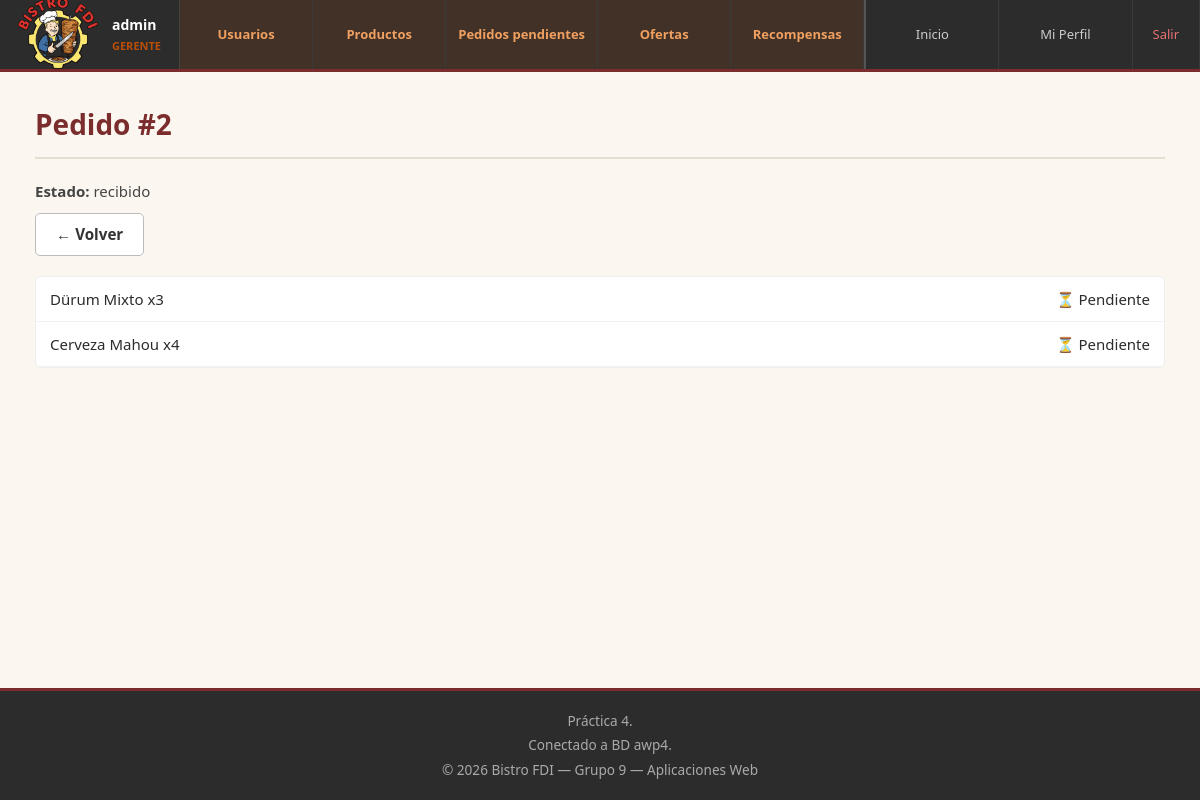
Page /admin/pedido_pendiente.php?id=2 (signed in) on the earlier database version.
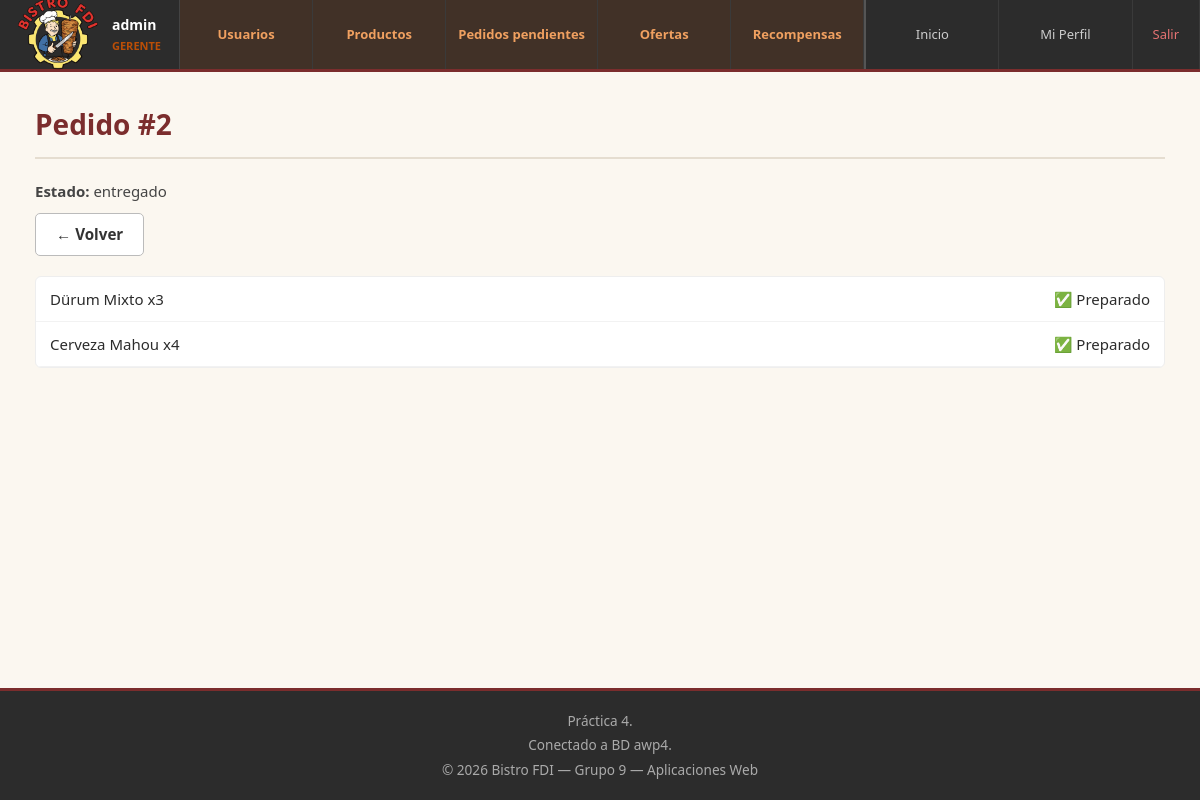
Same page on the later database version.
### tables this page shows
CREATE TABLE `pedidos` (
  `id` int(11) NOT NULL,
  `id_usuario` int(11) NOT NULL,
  `id_cocinero` int(11) DEFAULT NULL,
  `numero_dia` int(11) NOT NULL,
  `fecha_hora` datetime DEFAULT current_timestamp(),
  `estado` enum('nuevo','recibido','en preparación','cocinando','listo cocina','terminado','entregado','cancelado') DEFAULT 'nuevo',
  `tipo` enum('local','llevar') NOT NULL,
  `total_sin_descuento` decimal(10,2) NOT NULL DEFAULT 0.00,
  `descuento_aplicado` decimal(10,2) NOT NULL DEFAULT 0.00,
  `total_iva` decimal(10,2) NOT NULL
);

CREATE TABLE `pedido_productos` (
  `id_pedido` int(11) NOT NULL,
  `id_producto` int(11) NOT NULL,
  `cantidad` int(11) NOT NULL,
  `precio_unitario_historico` decimal(10,2) NOT NULL,
  `preparado` tinyint(1) NOT NULL DEFAULT 0,
  `es_recompensa` tinyint(1) NOT NULL DEFAULT 0
);

CREATE TABLE `productos` (
  `id` int(11) NOT NULL,
  `nombre` varchar(100) NOT NULL,
  `descripcion` text NOT NULL,
  `id_categoria` int(11) NOT NULL,
  `precio_base` decimal(10,2) NOT NULL,
  `iva` int(11) NOT NULL CHECK (`iva` in (4,10,21)),
  `disponible` tinyint(1) DEFAULT 1,
  `ofertado` tinyint(1) DEFAULT 1
);

### includes/clases/cocineros/Cocina.php (called while the page is built, shortened)
<?php
class Cocina
{
    public static function obtenerPedido($id_pedido)
    {
        $conn = Aplicacion::getInstance()->getConexionBd();
        $stmt = $conn->prepare("SELECT * FROM pedidos WHERE id = ?");
        $stmt->bind_param("i", $id_pedido);
        $stmt->execute();
        return $stmt->get_result()->fetch_assoc();
    }
    public static function obtenerLineasPedidoCocina($id_pedido)
    {
        $conn = Aplicacion::getInstance()->getConexionBd();
        $sql = "SELECT pp.id_pedido, pp.id_producto, pp.cantidad, pp.preparado, pp.precio_unitario_historico,
                       p.nombre
                FROM pedido_productos pp
                JOIN productos p ON p.id = pp.id_producto
                WHERE pp.id_pedido = ?";
        $stmt = $conn->prepare($sql);
        $stmt->bind_param("i", $id_pedido);
        $stmt->execute();
        $lineas = [];
        $res = $stmt->get_result();
        if ($res) {
            while ($row = $res->fetch_assoc()) {
                $lineas[] = $row;
            }
        }
        return $lineas;
    }
    public static function detallesPedidoGerente($id_pedido)
    {
        return self::obtenerLineasPedidoCocina($id_pedido);
    }
}

### admin/pedido_pendiente.php (the view, shortened to what this page needs)
<?php
$id_pedido = isset($_GET['id']) ? (int)$_GET['id'] : 0;
$pedido = Cocina::obtenerPedido($id_pedido);
$lineas = Cocina::detallesPedidoGerente($id_pedido);
$contenidoPrincipal = "
<h1>Pedido #" . htmlspecialchars($pedido['numero_dia']) . "</h1>
<p><strong>Estado:</strong> " . htmlspecialchars($pedido['estado']) . "</p>
<a href='pedidos_pendientes.php'>
    <button class='btn-contorno btn-lg mb-20'>← Volver</button>
</a>
<div class='panel-tabla'>";
if (empty($lineas)) {
    $contenidoPrincipal .= "<div class='panel-vacio'>No hay productos.</div>";
} else {
    foreach ($lineas as $l) {
        $nombre    = htmlspecialchars($l['nombre']);
        $cant      = (int)$l['cantidad'];
        $estadoProd = ((int)$l['preparado'] === 1) ? "✅ Preparado" : "⏳ Pendiente";
        $contenidoPrincipal .= "
        <div class='flex-entre fila-linea-pedido'>
            <div>{$nombre} x{$cant}</div>
            <div>{$estadoProd}</div>
        </div>";
    }
}
$contenidoPrincipal .= "</div>";
require RAIZ_APP . '/vistas/plantillas/plantilla.php';

Differences in the rows shown:
changed pedidos: estado "recibido" → "entregado"
changed pedido_productos "Dürum Mixto": preparado "⏳ Pendiente" → "✅ Preparado"
changed pedido_productos "Cerveza Mahou": preparado "⏳ Pendiente" → "✅ Preparado"
